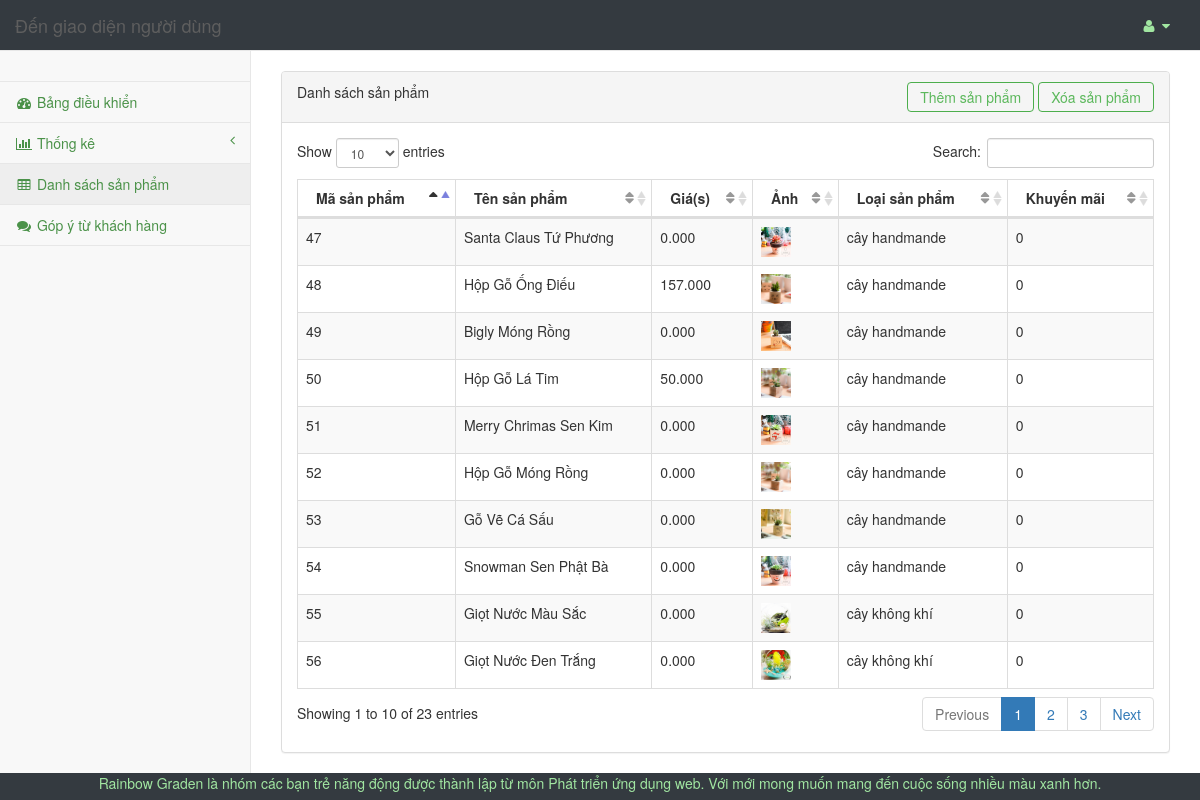
/admin/pages/viewproduct.php, run on the app's committed database.
### tables this page shows
CREATE TABLE `product` (
  `id` int(11) NOT NULL,
  `name` varchar(200) DEFAULT NULL,
  `saleoff` int(10) DEFAULT NULL,
  `category` int(11) DEFAULT NULL,
  `imagiUrl` varchar(225) DEFAULT NULL,
  `short_descripsion` text,
  `inStock` int(11) DEFAULT '0',
  `isAvailable` tinyint(1) DEFAULT '1'
);

### php/connectDB.php (called while the page is built, shortened)
<?php
class DataAccessHelper {
	public function executeQuery($sql){
		$result = $GLOBALS['conn']->query($sql);
		return $result;
	}
}
?>

### admin/pages/viewproduct.php (the view, shortened to what this page needs)
<?php
include "../../php/connectDB.php";
$db=new DataAccessHelper;
$db->connect();
?>
<!DOCTYPE html>
<html lang="en">
<head>
    <link href="../vendor/bootstrap/css/bootstrap.min.css" rel="stylesheet">
    <link href="../vendor/metisMenu/metisMenu.min.css" rel="stylesheet">
    <link href="../dist/css/sb-admin-2.css" rel="stylesheet">
    <link href="../vendor/datatables-plugins/dataTables.bootstrap.css" rel="stylesheet">
    <link href="../vendor/datatables-responsive/dataTables.responsive.css" rel="stylesheet">
    <link href="../vendor/morrisjs/morris.css" rel="stylesheet">
    <link href="../vendor/font-awesome/css/font-awesome.min.css" rel="stylesheet" type="text/css">
    <link href="../css/customerad.css" rel="stylesheet" type="text/css">
</head>
<body>
<div id="wrapper">
    <nav class="navbar navbar-default navbar-static-top bg-dark" role="navigation" style="
    margin-bottom: 0px" >
    <div class="navbar-header." >
       <a class="navbar-brand" href="index.html">Đến giao diện người dùng</a>
   </div>
   <ul class="nav navbar-top-links navbar-right ">
      <li class="dropdown">
        <a class="dropdown-toggle fn-bran-light" data-toggle="dropdown" href="#">
            <i class="fa fa-user fa-fw"></i> <i class="fa fa-caret-down"></i>
        </a>
    </li>
</ul>
<div class="navbar-default sidebar" role="navigation" >
    <div class="sidebar-nav navbar-collapse" >
        <ul class="nav" id="side-menu">
            <li class="sidebar-search">
            </li>
            <li>
                <a href="index.php"><i class="fa fa-dashboard fa-fw"></i> Bảng điều khiển</a>
            </li>
            <li>
                <a href="#"><i class="fa fa-bar-chart-o fa-fw"></i> Thống kê<span class="fa arrow"></span></a>
            </li>
            <li>
                <a href="viewproduct.php"><i class="fa fa-table fa-fw"></i> Danh sách sản phẩm</a>
            </li>
            <li>
                <a href="Gopy.php"><i class="fa fa-comments fa-fw"></i> Góp ý từ khách hàng</a>
            </li>
        </ul>
    </div>
</div>
</nav>
<div id="page-wrapper">
    <div class="row">
        <br>
        <div class="col-lg-12">
            <div class="panel panel-default">
                <div class="panel-heading" >
                    <div class="row">
                        <div class="col-lg-8">
                            Danh sách sản phẩm
                        </div>
                        <div class="col-lg-4" style="text-align: right">
                            <button type="button" class="btnaddproduct btn btn-outline btn-success" data-toggle="collapse"  href="#collapseOne">Thêm sản phẩm</button>
                            <button type="button" class=" btnaddproduct btn btn-outline btn-success" data-toggle="collapse"  href="#collapseTwo">Xóa sản phẩm</button>
                        </div>
                    </div>
                </div>
                <div class="panel-body">
                    <table width="100%" class="table table-striped table-bordered table-hover" id="dataTables-example">
                        <thead>
                            <tr>
                                <th>Mã sản phẩm</th>
                                <th>Tên sản phẩm</th>
                                <th>Giá(s)</th>
                                <th>Ảnh</th>
                                <th>Loại sản phẩm</th>
                                <th>Khuyến mãi</th>
                            </tr>
                        </thead>
                        <tbody>
                            <?php
                            $sql="select p.*, activePrice(p.id) as price from product p";
                            $query=$db->executeQuery($sql);
                            while($row=mysqli_fetch_assoc($query))
                            {
                                ?>
                                <tr class="odd gradeX">
                                    <td><?php echo $row['id'] ?></td>
                                    <td><?php echo $row['name'] ?> </td>
                                    <td ><?php echo $row['price']  ?>.000</td>
                                    <td > <img style="width: 30px; height:30px" src="../../<?php echo $row['imagiUrl'] ?>"></td>
                                    <td ><?php if( $row['category']==1 )
                                    echo "cây mini";
                                    else if($row['category']==2)
                                        echo "cây không khí";
                                    else echo "cây handmande"?></td>
                                    <td ><?php echo $row['saleoff'] ?></td>
                                </tr>
                                <?php
                            }
                            ?>
                        </tbody>
                    </table>
                </div>
            </div>
        </div>
    </div>
</div>
<footer class="py-5 bg-dark">
  <div class="container">
    <p class="m-0 text-center text-white" style="color: #a1e6a1 !important">Rainbow Graden là nhóm các bạn trẻ năng động được thành lập từ môn Phát triển ứng dụng web. Với mới mong muốn mang đến cuộc sống nhiều màu xanh hơn. </p>
</div>
</footer>
</body>
</html>

### admin/css/customerad.css (style rules this page uses)
.bg-dark { background-color: #343a40!important; }
.fn-bran-light { color:#a1e6a1 !important; }
.btnaddproduct { padding: 4px 12px; }

### admin/pages/viewproduct.php (style rules this page uses)
a { color:#4b9249; }

### data on the page
product: id "47", name "Santa Claus Tứ Phương", price "0", imagiUrl (picture), shows "cây handmande", saleoff "0"
product: id "48", name "Hộp Gỗ Ống Điếu", price "157", imagiUrl (picture), shows "cây handmande", saleoff "0"
product: id "49", name "Bigly Móng Rồng", price "0", imagiUrl (picture), shows "cây handmande", saleoff "0"
product: id "50", name "Hộp Gỗ Lá Tim", price "50", imagiUrl (picture), shows "cây handmande", saleoff "0"
product: id "51", name "Merry Chrimas Sen Kim", price "0", imagiUrl (picture), shows "cây handmande", saleoff "0"
product: id "52", name "Hộp Gỗ Móng Rồng", price "0", imagiUrl (picture), shows "cây handmande", saleoff "0"
product: id "53", name "Gỗ Vẽ Cá Sấu", price "0", imagiUrl (picture), shows "cây handmande", saleoff "0"
product: id "54", name "Snowman Sen Phật Bà", price "0", imagiUrl (picture), shows "cây handmande", saleoff "0"
product: id "55", name "Giọt Nước Màu Sắc", price "0", imagiUrl (picture), shows "cây không khí", saleoff "0"
product: id "56", name "Giọt Nước Đen Trắng", price "0", imagiUrl (picture), shows "cây không khí", saleoff "0"
